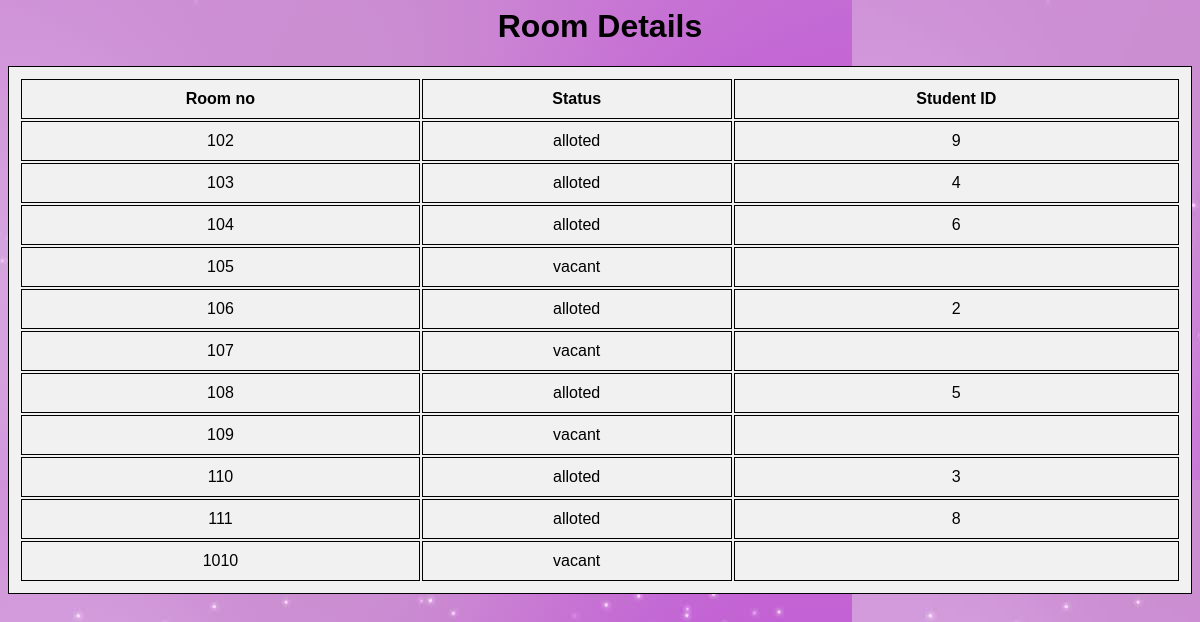
The page /admin/admin_view_room.php on the database its author committed.
### tables this page shows
CREATE TABLE `room_detail` (
  `room_no` int(11) NOT NULL,
  `status` varchar(256) DEFAULT NULL,
  `student_id` int(11) DEFAULT NULL
);

### admin/admin_view_room.php (the view, shortened to what this page needs)
<?php
include_once 'trial.php';
?>
<html>
    <head>
    </head>
    <body>
		<?php
$sql = "SELECT * FROM room_detail ;";
$res=mysqli_query($conn, $sql);
$check = mysqli_num_rows($res);
     if ($check > 0) {
       while($row = mysqli_fetch_assoc($res)) {?>
         <center>
		 <h1>Room Details</h1>
         <?php
		 echo "<table>
              <tr>
                  <th>Room no</th>
                  <th>Status</th>
                  <th>Student ID</th>
              </tr>";
          while($row = mysqli_fetch_array($res)) {
            echo "<tr>";
              echo "<td>" . $row['room_no'] . "</td>";
              echo "<td>" . $row['status'] . "</td>";
              echo "<td>" . $row['student_id'] . "</td>";
            echo "</tr>";
          }
         }
   }
       ?>
</center>
   </body>
</html>

### admin/admin_view_room.php (style rules this page uses)
body { font-family: Arial, Helvetica, sans-serif; background-image: url("1.jpg"); }
table { width: 100%; background:#f1f1f1; }
table, td, th { border: 1px solid black; padding: 10px; text-align: center; }
th { text-align: center; }

### rows shown on the page
room_detail: room_no "102", status "alloted", student "9"
room_detail: room_no "103", status "alloted", student "4"
room_detail: room_no "104", status "alloted", student "6"
room_detail: room_no "105", status "vacant"
room_detail: room_no "106", status "alloted", student "2"
room_detail: room_no "107", status "vacant"
room_detail: room_no "108", status "alloted", student "5"
room_detail: room_no "109", status "vacant"
room_detail: room_no "110", status "alloted", student "3"
room_detail: room_no "111", status "alloted", student "8"
room_detail: room_no "1010", status "vacant"
